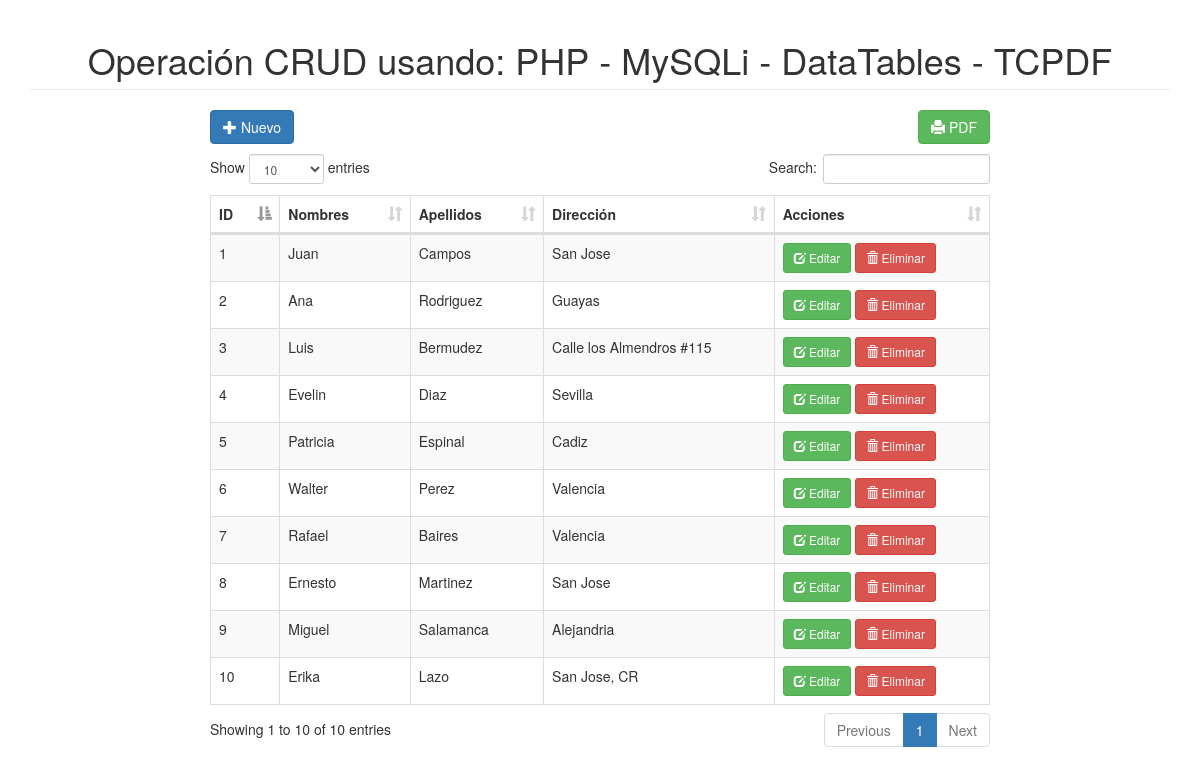
The page / on the database its author committed.
### tables this page shows
CREATE TABLE `members` (
  `id` int(11) NOT NULL,
  `firstname` varchar(30) NOT NULL,
  `lastname` varchar(30) NOT NULL,
  `address` text NOT NULL
);

### index.php (the view, shortened to what this page needs)
<!DOCTYPE html>
<html>
<head>
	<link rel="stylesheet" type="text/css" href="bootstrap/css/bootstrap.min.css">
	<link rel="stylesheet" type="text/css" href="datatable/dataTable.bootstrap.min.css">
</head>
<body>
<div class="container">
	<h1 class="page-header text-center">Operación CRUD usando: PHP - MySQLi - DataTables -  TCPDF</h1>
	<div class="row">
		<div class="col-sm-8 col-sm-offset-2">
			<div class="row">
				<a href="#addnew" data-toggle="modal" class="btn btn-primary"><span class="glyphicon glyphicon-plus"></span> Nuevo</a>
				<a href="print_pdf.php" target="_blank" class="btn btn-success pull-right"><span class="glyphicon glyphicon-print"></span> PDF</a>
			</div>
			<div class="height10">
			</div>
			<div class="row">
				<table id="myTable" class="table table-bordered table-striped">
					<thead>
						<th>ID</th>
						<th>Nombres</th>
						<th>Apellidos</th>
						<th>Dirección</th>
						<th>Acciones</th>
					</thead>
					<tbody>
						<?php
							include_once('connection.php');
							$sql = "SELECT * FROM members";
							$query = $conn->query($sql);
							while($row = $query->fetch_assoc()){
								echo
								"<tr>
									<td>".$row['id']."</td>
									<td>".$row['firstname']."</td>
									<td>".$row['lastname']."</td>
									<td>".$row['address']."</td>
									<td>
										<a href='#edit_".$row['id']."' class='btn btn-success btn-sm' data-toggle='modal'><span class='glyphicon glyphicon-edit'></span> Editar</a>
										<a href='#delete_".$row['id']."' class='btn btn-danger btn-sm' data-toggle='modal'><span class='glyphicon glyphicon-trash'></span> Eliminar</a>
									</td>
								</tr>";
							}
						?>
					</tbody>
				</table>
			</div>
		</div>
	</div>
</div>
</body>
</html>

### index.php (style rules this page uses)
.height10 { height:10px; }

### rows shown on the page
members: id "1", firstname "Juan", lastname "Campos", address "San Jose"
members: id "2", firstname "Ana", lastname "Rodriguez", address "Guayas"
members: id "3", firstname "Luis", lastname "Bermudez", address "Calle los Almendros #115"
members: id "4", firstname "Evelin", lastname "Diaz", address "Sevilla"
members: id "5", firstname "Patricia", lastname "Espinal", address "Cadiz"
members: id "6", firstname "Walter", lastname "Perez", address "Valencia"
members: id "7", firstname "Rafael", lastname "Baires", address "Valencia"
members: id "8", firstname "Ernesto", lastname "Martinez", address "San Jose"
members: id "9", firstname "Miguel", lastname "Salamanca", address "Alejandria"
members: id "10", firstname "Erika", lastname "Lazo", address "San Jose, CR"
